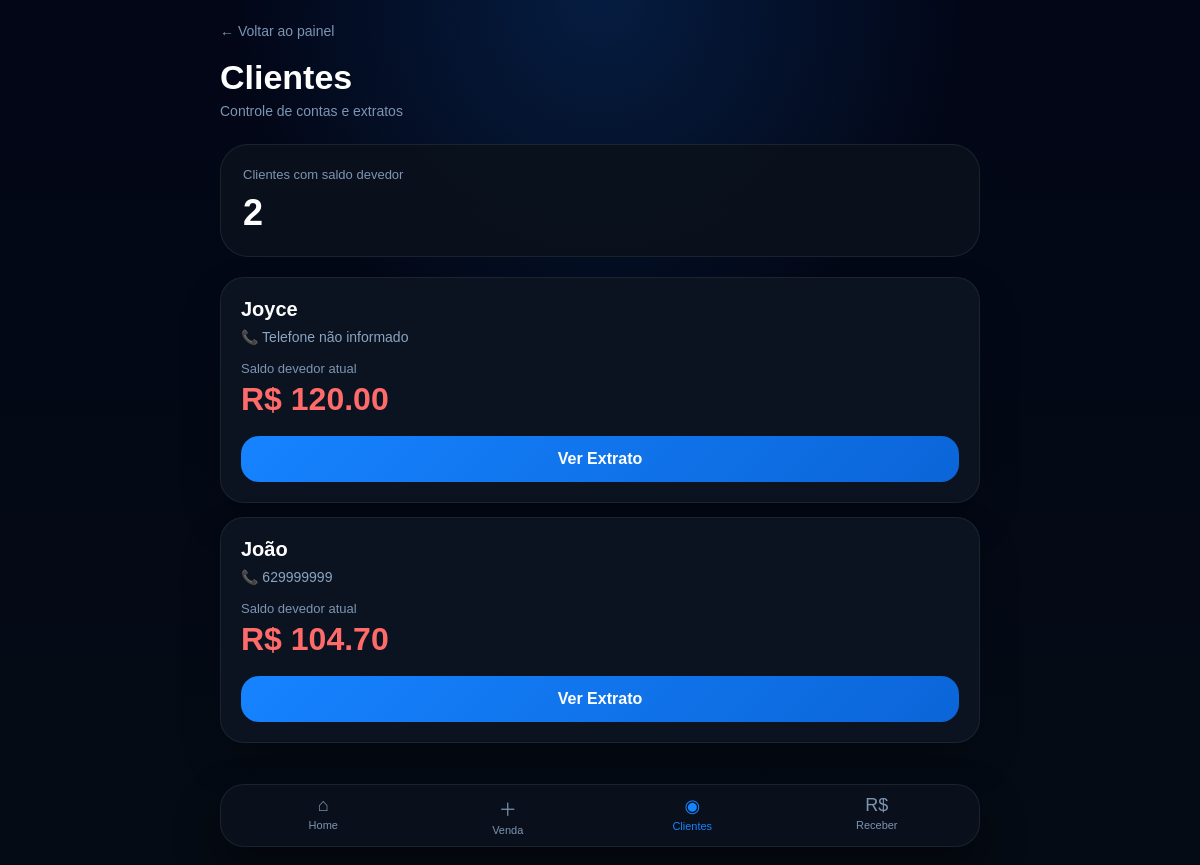
Screenshot of /clientes with the database file from the repository.
### tables this page shows
CREATE TABLE clientes (
    id INTEGER PRIMARY KEY AUTOINCREMENT,
    nome TEXT NOT NULL,
    telefone TEXT,
    saldo_fiado REAL DEFAULT 0,
    data_cadastro TEXT
);

### backend/app.py (the view)
@app.get("/clientes")
def pagina_clientes(request: Request):
    conexao = sqlite3.connect(BANCO)
    cursor = conexao.cursor()
    cursor.execute("""
    SELECT id, nome, telefone, saldo_fiado
    FROM clientes
    WHERE saldo_fiado > 0
    ORDER BY nome
""")
    clientes = cursor.fetchall()
    conexao.close()
    return templates.TemplateResponse(
        request,
        "clientes.html",
        {"clientes": clientes}
    )

### backend/templates/clientes.html (shortened to what this page needs)
<!DOCTYPE html>
<html lang="pt-BR">
<head>
</head>
<body>
<div class="container">
    <div class="header">
        <a class="voltar-topo" href="/">
            ← Voltar ao painel
        </a>
        <h1>Clientes</h1>
        <div class="subtitulo">
            Controle de contas e extratos
        </div>
    </div>
    <div class="resumo">
        <div class="resumo-label">
            Clientes com saldo devedor
        </div>
        <div class="resumo-valor">
            {{ clientes|length }}
        </div>
    </div>
    <div class="lista-clientes">
        {% if clientes %}
            {% for cliente in clientes %}
            <div class="card">
                <div class="nome">
                    {{ cliente[1] }}
                </div>
                <div class="telefone">
                    📞 {{ cliente[2] or "Telefone não informado" }}
                </div>
                <div class="saldo-label">
                    Saldo devedor atual
                </div>
                <div class="saldo">
                    R$ {{ "%.2f"|format(cliente[3] or 0) }}
                </div>
                <a class="botao"
                   href="/clientes/{{ cliente[0] }}">
                    Ver Extrato
                </a>
            </div>
            {% endfor %}
        {% else %}
            <div class="sem-clientes">
                Nenhum cliente com saldo pendente.
            </div>
        {% endif %}
    </div>
</div>
<nav class="bottom-nav">
    <a class="nav-item" href="/">
        <span class="nav-icon">⌂</span>
        Home
    </a>
    <a class="nav-item" href="/nova-venda">
        <span class="nav-icon">＋</span>
        Venda
    </a>
    <a class="nav-item active" href="/clientes">
        <span class="nav-icon">◉</span>
        Clientes
    </a>
    <a class="nav-item" href="/receber-pagamento">
        <span class="nav-icon">R$</span>
        Receber
    </a>
</nav>
</body>
</html>

### backend/templates/clientes.html (style rules this page uses)
* { margin:0; padding:0; box-sizing:border-box; font-family:Arial, Helvetica, sans-serif; }
body { min-height:100vh; background: radial-gradient(circle at top, rgba(22,131,255,.18), transparent 35%), linear-gradient(180deg,#020617 0%,#050b14 100%); color:#fff; padding:22px; }
.container { max-width:760px; margin:auto; padding-bottom:100px; }
.header { margin-bottom:25px; }
.voltar-topo { color:#7d94b2; text-decoration:none; font-size:14px; }
h1 { margin-top:18px; font-size:34px; font-weight:900; }
.subtitulo { margin-top:6px; color:#7d94b2; font-size:14px; }
.resumo { margin-top:20px; margin-bottom:20px; background:rgba(10,17,28,.94); border:1px solid rgba(255,255,255,.08); border-radius:28px; padding:22px; }
.resumo-label { color:#7d94b2; font-size:13px; }
.resumo-valor { margin-top:10px; font-size:36px; font-weight:900; }
.lista-clientes { display:flex; flex-direction:column; gap:14px; }
.card { background:#0b1320; border:1px solid rgba(255,255,255,.07); border-radius:24px; padding:20px; box-shadow: 0 20px 40px rgba(0,0,0,.22); }
.nome { font-size:20px; font-weight:900; color:#ffffff; }
.telefone { margin-top:8px; color:#8aa4c1; font-size:14px; }
.saldo-label { margin-top:16px; color:#7d94b2; font-size:13px; }
.saldo { margin-top:5px; font-size:32px; font-weight:900; color:#ff6b6b; }
.botao { margin-top:18px; display:block; width:100%; text-align:center; text-decoration:none; padding:14px; border-radius:18px; background:linear-gradient( 135deg, #1683ff, #0b65d8 ); color:white; font-weight:800; }
.bottom-nav { position:fixed; left:50%; bottom:18px; transform:translateX(-50%); width:calc(100% - 36px); max-width:760px; background:rgba(10,17,28,.94); backdrop-filter:blur(16px); border:1px solid rgba(255,255,255,.08); border-radius:24px; display:grid; grid-template-columns:repeat(4,1fr); padding:10px; box-shadow:0 20px 45px rgba(0,0,0,.45); }
.nav-item { text-decoration:none; color:#7d94b2; text-align:center; font-size:11px; }
.nav-icon { display:block; font-size:18px; margin-bottom:3px; }
.nav-item.active { color:#1683ff; }

### rows the page displays
clientes: nome "Joyce", telefone "Telefone não informado", saldo_fiado "120.00"
clientes: nome "João", telefone "629999999", saldo_fiado "104.70"

### other values shown
{{ clientes|length }} "2"
